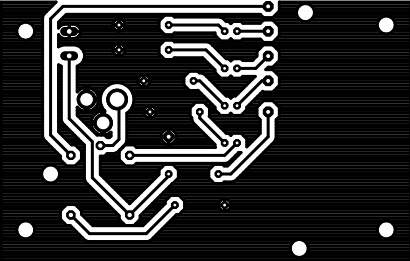
#> input picture pcb_assignment/code/pcb1000.png, 410 x 261 px
$ python size_detector.py
#> lines starting #> are read from the running program, lines starting #| are printed output that depends on the picture; after the words box and inside, x2 and y2 are one past the last pixel; in counts of white or black regions, pixels touching at a corner belong together; long printed decimals are rounded
#Note: dpi is the pixel density or dots per inch.
#150 dpi means there are 150 pixels per inch.
#1 inch is equal to 2.54 centimeters.
# 1 inch = 2.54cm
#dpi = 150px/in
#150px/2.54cm
#1px = 2.54cm/150
#1px = 0.0169cm


import numpy as np
import math
import cv2

image = cv2.imread('pcb1000.png')
#> image is the input picture: shape (261, 410, 3); min 0, max 255, mean 46.6
scaling_factor = 0.0169


def calculate(img):


    imgray = cv2.cvtColor(img, cv2.COLOR_BGR2GRAY)
    blur = cv2.GaussianBlur(imgray, (7,7), 0)
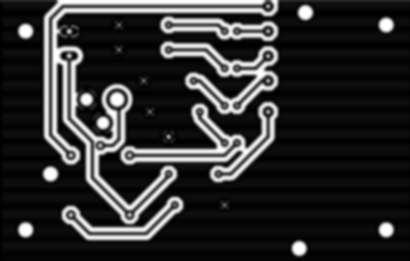
#> blur: shape (261, 410); min 0, max 255, mean 46.5
    edged = cv2.Canny(blur, 50, 100)
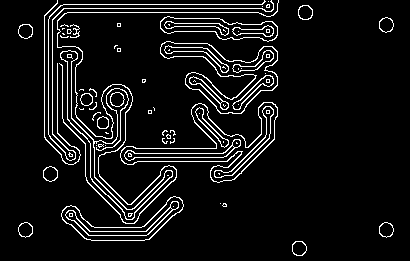
#> edged: shape (261, 410); 7.4% white in thin lines or dots, all inside (x1, y1, x2, y2) = (18, 0, 394, 256)
    edged = cv2.dilate(edged, None, iterations=1)
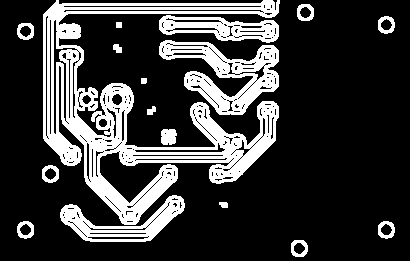
#> edged: shape (261, 410); 22.6% white; 17 white regions, largest, box (x1, y1, x2, y2) and area: (43, 0, 280, 225) 14823, (159, 40, 279, 115) 3811, (60, 195, 185, 242) 2108
    edged = cv2.erode(edged, None, iterations=1)
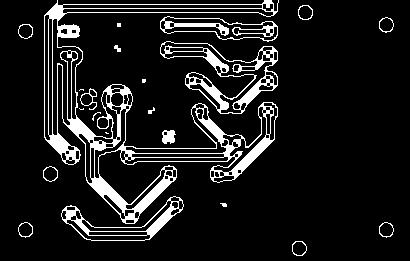
#> edged: shape (261, 410); 10.5% white; 22 white regions (6 under 20 px), largest, box (x1, y1, x2, y2) and area: (44, 0, 279, 224) 6935, (160, 41, 278, 114) 1822, (61, 196, 184, 241) 992
    ret, thresh = cv2.threshold(imgray, 127,255,cv2.THRESH_BINARY_INV)
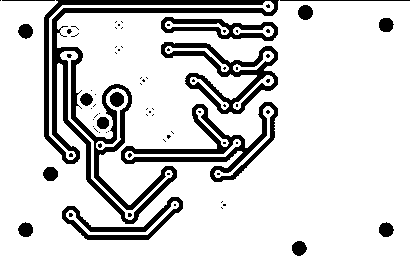
#> thresh: shape (261, 410); 83.8% white; 83 black regions (66 under 20 px)
    contours, hierarchy = cv2.findContours(thresh, cv2.RETR_TREE, cv2.CHAIN_APPROX_SIMPLE)
#> contours = 137 contours, 103 with area under 20; largest, box (x1, y1, x2, y2) and area: (0, 0, 410, 261) 95615, (120, 101, 279, 183) 4174, (160, 41, 279, 115) 3648, (61, 196, 184, 241) 2002, (160, 16, 279, 42) 1760

    cv2.drawContours(img, contours,11, (0,255,0),2)
    cv2.drawContours(img, contours,12, (0,255,0),2)
    cv2.drawContours(img, contours,13, (0,255,0),2)
    cv2.drawContours(img, contours,23, (0,255,0),2)
    cv2.drawContours(img, contours,123, (0,255,0),2)
    cv2.drawContours(img, contours,128, (0,255,0),2)
    cv2.drawContours(img, contours,136, (0,255,0),2)
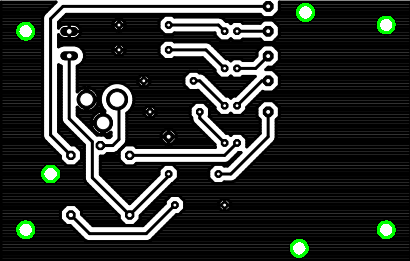
#> img: shape (261, 410, 3); mean B, G, R 45.7, 48.5, 45.7


    for index,cnt in enumerate(contours):

        if index == 11 or index == 12 or index == 13 or index == 23 or index == 123 or index == 128 or index == 136:
            area_in_pixels = cv2.contourArea(cnt)

            radius_in_pixels= math.sqrt(area_in_pixels/math.pi)
            #So it says that every 1 px it is 0.0169 cm
            radius_in_cm = scaling_factor * radius_in_pixels

            print("Spacer Holes #{} has radius = {}".format(index,radius_in_cm))
#> this loop made 137 passes
#> (area_in_pixels, radius_in_pixels, radius_in_cm) on passes 12, 13, 14, 24, 124, 129, 137: (191.5, 7.81, 0.132), (189.5, 7.77, 0.131), (192, 7.82, 0.132), (188, 7.74, 0.131), (190.5, 7.79, 0.132), (190, 7.78, 0.131), (198, 7.94, 0.134)
#> cnt on passes 15, 16, 18, 19, 25, 26: [[221, 208], [222, 207], [223, 208], [222, 209]], [[220, 207], [221, 206], [222, 207], [221, 208]], [[220, 202], [221, 201], [222, 202], [221, 203]], [[221, 201], [222, 200], [223, 201], [222, 202]], [[164, 141], [165, 140], [166, 141], [165, 142]], [[163, 140], [164, 139], [165, 140], [164, 141]]
#| Spacer Holes #11 has radius = 0.1319
#| Spacer Holes #12 has radius = 0.1313
#| Spacer Holes #13 has radius = 0.1321
#| Spacer Holes #23 has radius = 0.1307
#| Spacer Holes #123 has radius = 0.1316
#| Spacer Holes #128 has radius = 0.1314
#| Spacer Holes #136 has radius = 0.1342
    cv2.imshow('Image', img)
    cv2.waitKey(0)
#> (the run stopped early here; a loop or call above may not have finished)
